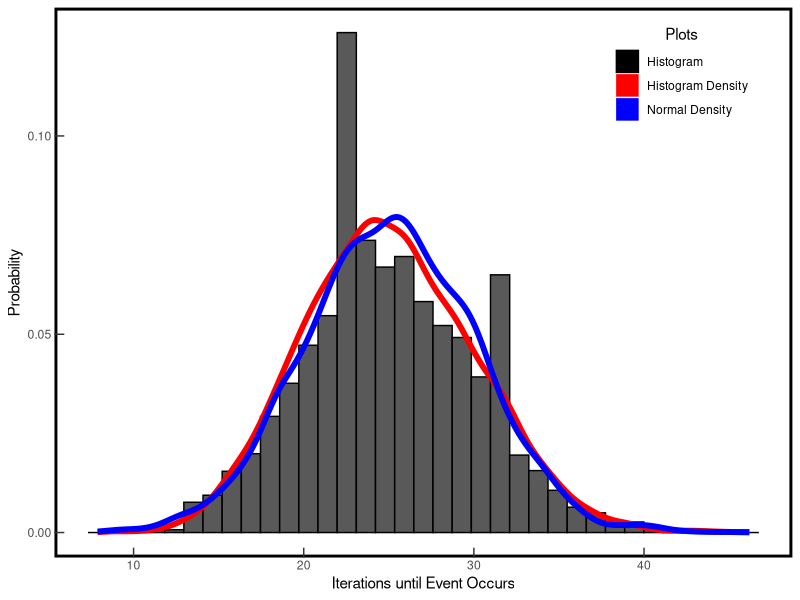
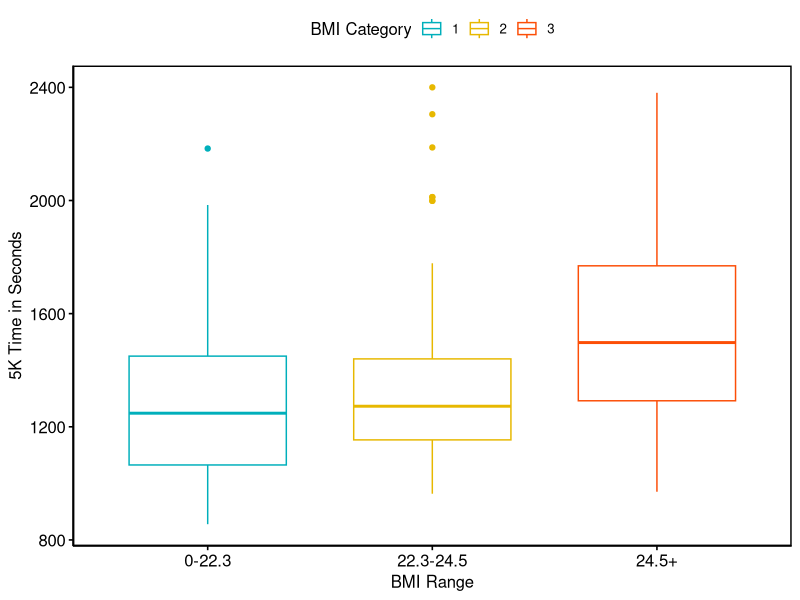

These figures' R source, in order:
#Michael Grant
#Operating System: Windows 10/11
#Packages/Libraries: ggplot2, dplyr, ggpubr
#Data Files: "RunnerData.csv"

library(ggplot2)
library(ggpubr)
library(dplyr)

setwd("C:/Users/Grant/OneDrive/Homework/Fall 2023/BIOL672/Assignment1")

#I will be using a Poisson distribution using the function rpois(n, lambda)
#Where n is the number of data points in the distribution and lambda is the
#expected value for the event occurring over a period of time.

datapoints <- 5000 #satisfies n
lambda <- 25.0 #satisfies lambda

rand_poissons <- rpois(n = datapoints, lambda = lambda)


#Return the sample mean and sample standard deviation
distribution_mean = mean(rand_poissons)
distribution_std = sd(rand_poissons)

#Output the results to the console
#sprintf is a function that can output strings that contain variables
sprintf("The sample mean is: %f", distribution_mean)
sprintf("The sample standard deviation is %f", distribution_std)

#Create a normal distribution from the mean and standard deviation of the Poisson
#distribution. This will be used for the bell curve overlay.
norm_distribution <- rnorm(5000, mean = distribution_mean, sd = distribution_std)

df <- data.frame(Normal = c(norm_distribution),
                 Poisson = c(rand_poissons))

#Create histogram for the Poisson distribution with density and normal distribution
histogram_poisson_distribution = ggplot() + 
  geom_histogram(df, mapping = aes(x=Poisson, y = ..density.., color= 'Histogram'), bins=35) + 
  geom_density(df, mapping = aes(x=Poisson, color='Histogram Density'), size=2) +
  geom_density(df, mapping = aes(x=Normal, color="Normal Density"), size=2) +
  scale_color_manual(values = c('black', 'red', 'blue')) +
  labs(x="Iterations until Event Occurs", y="Probability", colour = "Plots") +
  guides(color = guide_legend(override.aes = list(fill = c('black', 'red', 'blue')))) +
  theme(panel.background = element_blank(),
        panel.border = element_rect(colour="black", fill=NA, size=2),
        axis.ticks.length = unit(-0.25, 'cm'),
        legend.position = c(0.85, 0.88),
        legend.title.align = 0.5)

#Redirect the printed output to a file rather than the console
output <- character(0)
output <- c(output, sprintf("Sample Mean: %f", distribution_mean))
output <- c(output, sprintf("Sample Standard Deviation: %f", distribution_std))

invisible(sink("desc.txt"))

cat(output, sep="\n")

sink()

#Create a PDF of the generated plot 
ggsave("histo.pdf", plot=histogram_poisson_distribution)

#Load in the csv for the One-way ANOVA - I will be testing three groups of runners
#data. Each subgroup will be within a specific BMI range, and the null hypothesis
#is that by randomly selecting from each group, the average 5K time should remain
#the same.

#Reads in csv file and saves as a dataframe
runners_df <- read.csv("RunnerData.csv")

#Creates new dataframe containing only the columns we are concerned with and then
#deletes all rows that have values of "NA"
runners_df_clean <- na.omit(runners_df[, c("age", "bmi", "k5_ti_adj")])

#Creates a new column that categorizes each runner based on BMI.
#quantile takes a vector and paritions it into relatively even subdivisons.
breaks <- quantile(runners_df_clean$bmi, probs = c(0, 1/3, 2/3, 1), na.rm = TRUE)
runners_df_clean$bmi_category <- cut(runners_df_clean$bmi, breaks = breaks, labels = c(1, 2, 3))

#Takes the dataframe and randomly selects 100 samples from each of the 3 categories.
#Take the current dataframe, groups it be a certain category, selects our sample size
#and then stops attempting to group dataframes
runners_anova_df <- runners_df_clean %>%
  group_by(bmi_category) %>%
  sample_n(size = 100, replace = TRUE) %>%
  ungroup()

#Eliminate any residual NAs that were formed
runners_anova_df <- na.omit(runners_anova_df)

#Conduct the oneway anova (aov() is another function that would work here as well)
anova_test <- oneway.test(runners_anova_df$k5_ti_adj ~ runners_anova_df$bmi_category)

#Print the resutls to text file
sink('ANOVA_RESULTS.txt')
print(anova_test)
sink()

#Obtain the mean and standard error of the mean for each category for use in an
#error bar plot.
df_group_1 <- runners_anova_df[runners_anova_df$bmi_category == 1,]
BMI_group_1_mean <- mean(df_group_1$k5_ti_adj)
BMI_group_1_error <- sd(df_group_1$k5_ti_adj) /
  sqrt(length(df_group_1))

df_group_2 <- runners_anova_df[runners_anova_df$bmi_category == 2,]
BMI_group_2_mean <- mean(df_group_2$k5_ti_adj)
BMI_group_2_error <- sd(df_group_2$k5_ti_adj) /
  sqrt(length(df_group_2))

df_group_3 <- runners_anova_df[runners_anova_df$bmi_category == 3,]
BMI_group_3_mean <- mean(df_group_3$k5_ti_adj)
BMI_group_3_error <- sd(df_group_3$k5_ti_adj) /
  sqrt(length(df_group_3))

groups = c(1, 2, 3)
mean_values = c(BMI_group_1_mean, BMI_group_2_mean, BMI_group_3_mean)
error_values = c(BMI_group_1_error, BMI_group_2_error, BMI_group_3_error)

# Create the bar plot with error bars
box_plot = ggboxplot(runners_anova_df, x="bmi_category", y="k5_ti_adj",
                     color="bmi_category", palette=c("#00AFBB", "#E7B800", "#FC4E07"),
                     order=c("1", "2", "3"),
                     ylab="5K Time in Seconds", xlab="BMI Range"
                     ) +
  scale_x_discrete(labels = c("0-22.3", "22.3-24.5", "24.5+")) +
  theme(panel.border = element_rect(colour="black", fill=NA, size=1)) +
  labs(color="BMI Category")

#Save plot to output
ggsave("boxplot_runners_5k_BMI.pdf", plot=box_plot)


pairwise_t_test_bonferroni <- pairwise.t.test(runners_anova_df$k5_ti_adj, 
                                   runners_anova_df$bmi_category,
                                   p.adjust.method = "bonferroni")

pairwise_t_test_BH <- pairwise.t.test(runners_anova_df$k5_ti_adj, 
                                   runners_anova_df$bmi_category,
                                   p.adjust.method = "BH")

#Print the results of the tests to a file.
sink("Pairwise-t-test-results.txt")
print(pairwise_t_test_bonferroni)
print(pairwise_t_test_BH)
sink()

########################  ANOVA and pairwise test discussion  ########################

############  ANOVA ############ 

#F = 27.607
#p = 2.795e-11
# A larger F-test indicates strong evidence to reject the null hypothesis (which states
# that there are no significant difference or no significant relationship in the context
# of the analysis). I.e. a higher F-test represents more explained variance, which
# means that the samples were not just drawn from a random sample of identical
# distributions, rather, the samples were drawn randomly from different distributions.
# The value of 27.607 indicates strong evidence that we can reject our null hypothesis
# and that the variances in a runner's 5K time are dependent on their BMI. This is further
# supported by an extremely low p-value. Typical thresholds of p-values are ~0.05,
# where we can reject our null hypothesis. We have a p-value that is roughly 9 orders 
# of magnitude lower, showing that this large F-test value is valid.

############  Pairwise T-test - Bonferroni  ############

#BMI Group 1 vs. BMI Group 2: p=1.00
#BMI Group 1 vs. BMI Group 3: p=6.2e-12
#BMI Group 2 vs. BMI Group 3: p=5.7e-11

# The results of this pairwise-t-test show that BMI group 1 and BMI group 2 have
# extremely similar means and error. A p value of 1.00 fails to reject the null
# hypothesis, and therefore BMI Group 1 and BMI Group 2 contain no significant 
# difference in the context of their mean and variance. On the other hand, BMI
# Group 1 and BMI Group 2 have a p value of 6.2e-12 and BMI Group 2 and BMI Group 3
# contain a p value of 5.7e-11. This indicates that we can reject the null hypothesis
# for these comparisons. Essentially runners with a BMI lower than 24.5 can all be
# considered a part of the same distribution, whereas once the BMI increases over 24.5
# the range of variance and the mean begin to significantly differ. The BMI groups
# were selected in such a manner that the entire dataset was subdivided into 3 groups
# where each group would have roughly an equal number of samples. This explains
# why Group 1 and Group 2 have similar distributions, the divide was arbitrary to
# allow even groupings, without general physical intuition of what a "bad" or "good"
# BMI would be.

############  Pairwise T-test - Benjamini-Hochberg (BH)  ############

#BMI Group 1 vs. BMI Group 2: p=0.72
#BMI Group 1 vs. BMI Group 3: p=6.2e-12
#BMI Group 2 vs. BMI Group 3: p=2.9e-11

# The overarching analysis remains the same as the Bonferroni method. Yet, differences
# in Group 1 vs Group 2 and Group 2 vs Group 3 are observed. The Bonferroni method
# controls the familywise error rate, which is the probability of making at least one
# false positive among a set of multiple hypothesis tests whereas the BH method
# controls the false discovery rate, which gives the expected proportion of false
# positives among all significant results. This allows for a higher number of false
# positive results than compared to the Bonferroni method. Hence, we see a decrease in
# p-values (aside from Group 1 vs Group 2 due to their extreme similarity). In short
# The Bonferroni method is more sensitive to false positives then BH.

########################  End discussion  ########################







